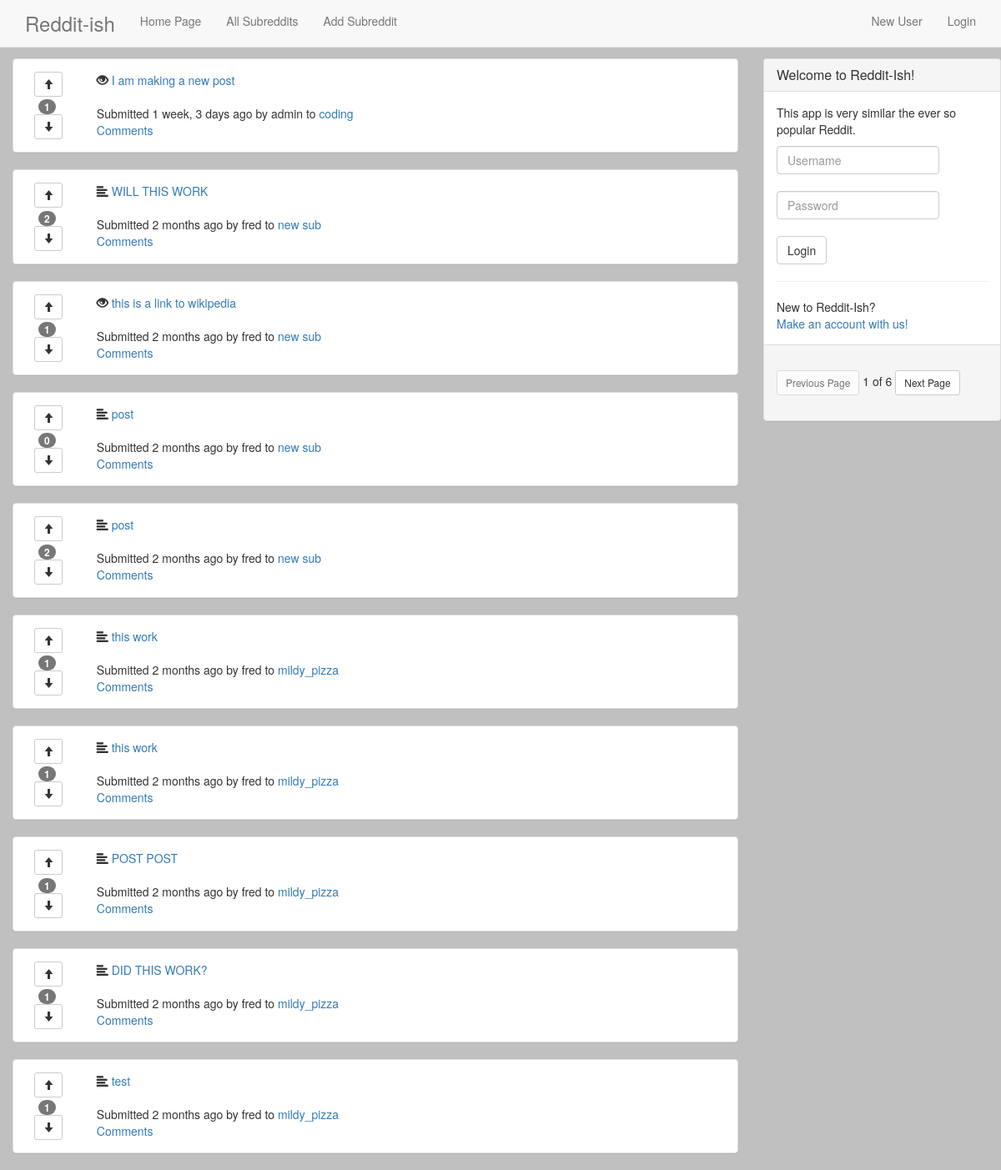
The page / on the database its author committed.
### reddit_app/models.py (models this page shows, shortened)
class Post(models.Model):
    title = models.CharField(max_length=175)
    description = models.CharField(max_length=255)
    url = models.URLField(null=True, blank=True)
    creation_time = models.DateTimeField(auto_now_add=True)
    modification_time = models.DateTimeField(auto_now=True)
    subreddit = models.ForeignKey(Subreddit)
    user = models.ForeignKey(User)
    class Meta:
        ordering = ("-creation_time",)
    @property
    def score(self):
        return sum(post_obj.score for post_obj in self.postvote_set.all())

class PostVote(models.Model):
    user = models.ForeignKey(User)
    post = models.ForeignKey(Post)
    value = models.BooleanField()
    class Meta:
        unique_together = ('user', 'post')
    @property
    def score(self):
        if self.value:
            return 1
        return -1

class Subreddit(models.Model):
    name = models.CharField(max_length=50, unique=True)
    description = models.TextField()
    creation = models.DateTimeField(auto_now_add=True)
    def __str__(self):
        return self.name
    class Meta:
        ordering = ("name",)

### reddit_app/views.py (the view)
# urls.py: url(r'^$', IndexView.as_view(), name="index_view"),
class IndexView(ListView):
    template_name = 'index.html'
    model = Post
    paginate_by = 10

### templates/index.html (shortened to what this page needs)
{% extends 'base.html' %}
{% block content %}
            <div class="row">
              <div class="col-md-9">
            {% for post in object_list %}
              <div class="panel panel-default">
                <div class="panel-body">
                  <div class="col-sm-1 ">
                      <div class="row center-block">
                        <div class="col">
                        <div class="btn-toolbar" role='group'>
                          <form class="" action="{% url 'post_upvote_view' post.id %}" method="post">
                            <button type="submit" class='btn btn-default btn-sm'>
                              <span class="glyphicon glyphicon-arrow-up" aria-hidden="true"></span>
                            </button>
                          </form>
                        </div>
                      </div>
                      </div>
                      <div class="row center-block">
                        <div class="col">
                          <span class="badge">{{ post.score }}</span>
                        </div>
                      </div>
                      <div class="row center-block">
                        <div class="col">
                        <div class="btn-toolbar" role='group'>
                          <form class="" action="{% url 'post_downvote_view' post.id %}" method="post">
                            <button type="submit" class='btn btn-default btn-sm'>
                              <span class="glyphicon glyphicon-arrow-down" aria-hidden="true"></span>
                            </button>
                          </form>
                        </div>
                      </div>
                      </div>
                  </div>
                  <div class="col-sm-11">
                  {% if post.url %}
                    <span class="glyphicon glyphicon-eye-open" aria-hidden="true"></span>
                    <a href="{{ post.url }}">{{ post.title }}</a>
                  {% else %}
                    <span class="glyphicon glyphicon-align-left" aria-hidden="true"></span>
                    <a href="{% url 'post_detail_view' post.id %}">{{ post.title }}</a>
                  {% endif %}
                  <br><br>
                    Submitted {{ post.creation_time|timesince }} ago by {{ post.user }}
                    to <a href="{% url 'subreddit_detail_view' post.subreddit.id %}">{{ post.subreddit }}</a>
                    <br>
                    <a href="{% url 'post_detail_view' post.id %}">Comments</a>
                  </div>
              </div>
              </div>
              {% endfor %}
              </div>
              <div class="col-md-3">
                <div class="affix">
                <div class="panel panel-default">
                  <div class="panel-heading">
                      <h3 class="panel-title">Welcome to Reddit-Ish!</a></h3>
                  </div>
                  <div class="panel-body">
                      <p>
                          This app is very similar the ever so popular Reddit.
                      </p>
                      {% if not request.user.is_authenticated %}
                      <form class="form-inline" action="/login/" method="post">
                          <div class="form-group">
                            <input id='id_username' class="form-control" type="text" name="username" placeholder='Username' required>
                          </div>
                          <br><br>
                          <div class="form-group">
                            <input id='id_password' class="form-control" type="password" name="password" placeholder='Password' required>
                          </div>
                          <br><br>
                          <input type="submit" class='btn btn-default' name="name" value="Login">
                      </form>
                      <hr>
                      New to Reddit-Ish?
                      <br>
                      <a href="{% url 'user_create_view' %}">Make an account with us!</a>
                      <br>
                      {% endif %}
                  </div>
                  <div class="panel-footer">
                    <div class="pagination">
                          {% if page_obj.has_previous %}
                            <a href="?page={{ page_obj.previous_page_number }}">
                              <button type="button" class="btn btn-default btn-sm">Previous Page</button>
                            </a>
                          {% else %}
                            <button type="button" class="btn btn-default btn-sm" disabled='disabled'>Previous Page</button>
                          {% endif %}
                          {{ page_obj.number }} of {{ paginator.num_pages }}
                          {% if page_obj.has_next %}
                            <a href="?page={{ page_obj.next_page_number }}">
                              <button type="button" class="btn btn-default btn-sm">Next Page</button>
                            </a>
                          {% else %}
                          <button type="button" class="btn btn-default btn-sm" disabled="disabled">Next Page</button>
                          {% endif %}
                    </div>
                </div>
                </div>
              </div>
            </div>
{% endblock %}

### templates/base.html (style rules this page uses)
body { background-color: silver; padding-top: 70px; }

### rows shown on the page
Post: score "1", title "I am making a new post", creation_time "1 week, 3 days", user "admin", subreddit "coding"
Post: score "2", title "WILL THIS WORK", creation_time "2 months", user "fred", subreddit "new sub"
Post: score "1", title "this is a link to wikipedia", creation_time "2 months", user "fred", subreddit "new sub"
Post: score "0", title "post", creation_time "2 months", user "fred", subreddit "new sub"
Post: score "2", title "post", creation_time "2 months", user "fred", subreddit "new sub"
Post: score "1", title "this work", creation_time "2 months", user "fred", subreddit "mildy_pizza"
Post: score "1", title "this work", creation_time "2 months", user "fred", subreddit "mildy_pizza"
Post: score "1", title "POST POST", creation_time "2 months", user "fred", subreddit "mildy_pizza"
Post: score "1", title "DID THIS WORK?", creation_time "2 months", user "fred", subreddit "mildy_pizza"
Post: score "1", title "test", creation_time "2 months", user "fred", subreddit "mildy_pizza"

### other values the page prints
{{ page_obj.number }} "1"
{{ paginator.num_pages }} "6"
